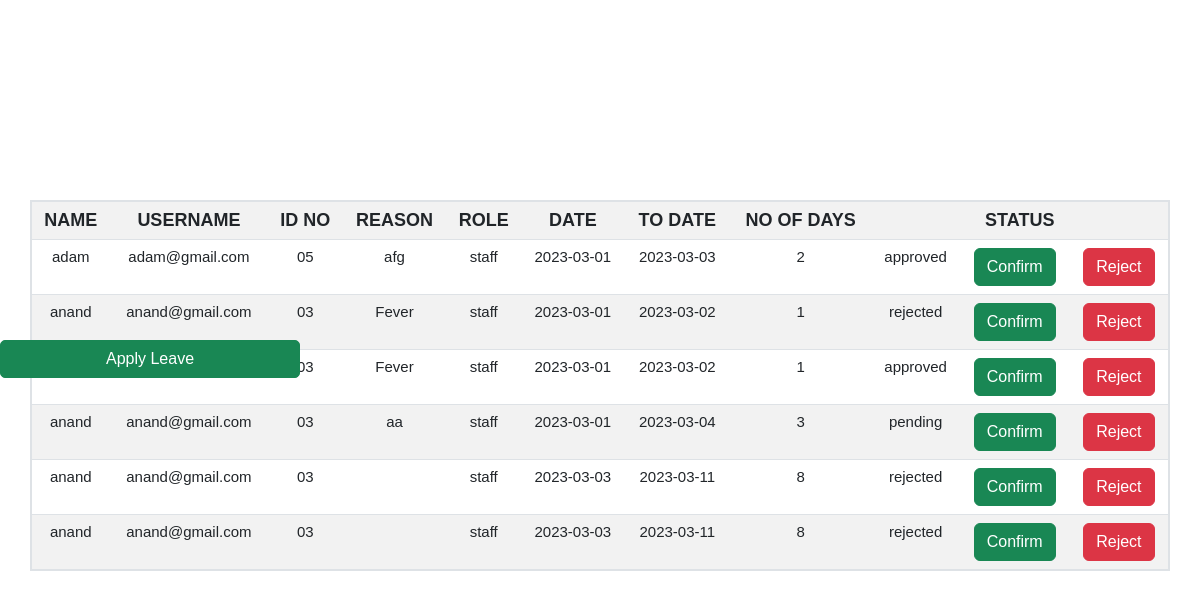
The app's page /managing-team-home.php with its own data.
### tables this page shows
CREATE TABLE `apply_leave` (
  `sl_no` int NOT NULL,
  `name` varchar(20) DEFAULT NULL,
  `username` varchar(20) NOT NULL,
  `id_no` varchar(20) DEFAULT NULL,
  `reason` varchar(200) DEFAULT NULL,
  `role` varchar(20) NOT NULL,
  `date` date NOT NULL,
  `to_date` varchar(200) NOT NULL,
  `no_of_days` varchar(50) NOT NULL,
  `status` varchar(20) NOT NULL
);

### managing-team-home.php (the view, shortened to what this page needs)
<html>
 <head>
  <link rel="stylesheet" type="text/css" href="managing_team.css">
  <link href="https://cdn.jsdelivr.net/npm/bootstrap@5.3.0-alpha1/dist/css/bootstrap.min.css" rel="stylesheet">
 </head>
 <body>
  <div class="container" id="con2">
   <div class="apply-leave">
    <button type="button" class="btn btn-success" data-bs-toggle="modal" data-bs-target="#staticBackdrop"> Apply Leave </button>
   </div>
   <table class="table table-striped table1">
    <tr>
     <th>Name</th>
     <th>Username</th>
     <th>Id no</th>
     <th>reason</th>
     <th>Role</th>
     <th>Date</th>
     <th>To date</th>
     <th>No of days</th>
     <th colspan="5">Status</th>
    </tr>
<?php
  $con=mysqli_connect("localhost","gokul","gokul","leave_management_system");
  $sel=mysqli_query($con,"select * from apply_leave where role='staff'");
  if(mysqli_num_rows($sel)>0)
  {
  while($r=mysqli_fetch_row ($sel))
  {
  ?>
    <tr>
     <td><?php echo$r[1];?></td>
     <td><?php echo$r[2];?></td>
     <td><?php echo$r[3];?></td>
     <td><?php echo$r[4];?></td>
     <td><?php echo$r[5];?></td>
     <td><?php echo$r[6];?></td>
     <td><?php echo$r[7];?></td>
     <td><?php echo$r[8];?></td>
     <td><?php echo$r[9];?></td>
     <td><button class="btn btn-success btn"><a href="managing_team.php?confirmid=<?php echo$r[0]?> ">Confirm</a></button></td>
     <td><button class="btn btn-danger btn"><a href="managing_team.php?rejectid=<?php echo$r[0]?> ">Reject</a></button></td>
    </tr>
<?php
  }
  }
  ?>
   </table>
  </div>
 </body>
</html>

### managing_team.css (style rules this page uses)
* { padding: unset; margin: unset; font-family:Arial, Helvetica, sans-serif; }
.btn-success a { color:white; text-decoration: none; }
.btn-danger a { color:white; text-decoration: none; }
.apply-leave .btn-success { width:300px; border-radius:5px; }
.container { position:relative; left:150px; right:150px; }
.table1 { top:450px; left:0px; text-align: center; border:2px solid; margin-top:200px; }
.table1 th { text-transform: uppercase; font-size:18px; }
.table1 td { font-size:15px; }
.apply-leave { position:fixed; left:0px; top:340px; }
#con2 { position:relative; left:0px; right:0px; padding-left:0px; padding-right:0px; }

### records on screen
apply_leave: name "adam", username "adam@gmail.com", id_no "05", reason "afg", role "staff", date "2023-03-01", to_date "2023-03-03", no_of_days "2", status "approved"
apply_leave: name "anand", username "anand@gmail.com", id_no "03", reason "Fever", role "staff", date "2023-03-01", to_date "2023-03-02", no_of_days "1", status "rejected"
apply_leave: id_no "03", reason "Fever", role "staff", date "2023-03-01", to_date "2023-03-02", no_of_days "1", status "approved"
apply_leave: name "anand", username "anand@gmail.com", id_no "03", reason "aa", role "staff", date "2023-03-01", to_date "2023-03-04", no_of_days "3", status "pending"
apply_leave: name "anand", username "anand@gmail.com", id_no "03", role "staff", date "2023-03-03", to_date "2023-03-11", no_of_days "8", status "rejected"
apply_leave: name "anand", username "anand@gmail.com", id_no "03", role "staff", date "2023-03-03", to_date "2023-03-11", no_of_days "8", status "rejected"
